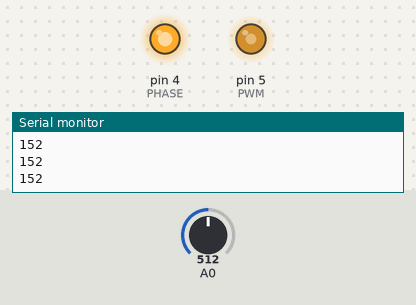
The sketch below on a simulated Arduino Uno, built with avr-gcc and run on an emulated ATmega328P. Shown: output pins drawn as LEDs (lit = HIGH), the last lines printed to the serial monitor. Inputs (shaded band) come from the test bench; at power-on: A0 = 512.

Above: at 1.2 s.
1.3 s: A0 set to 716
At 2.1 s:
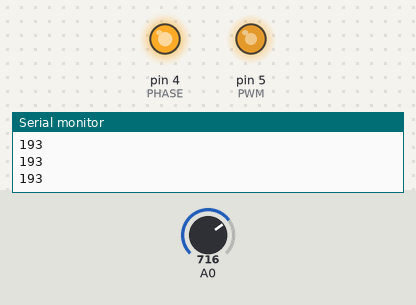
2.8 s: A0 set to 306
At 3.3 s:
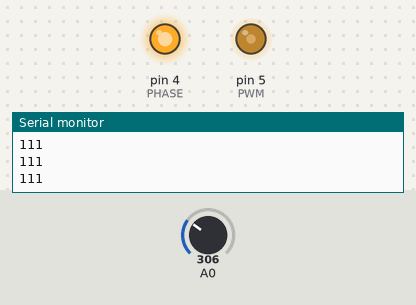
4.3 s: A0 set to 0
At 5.5 s:
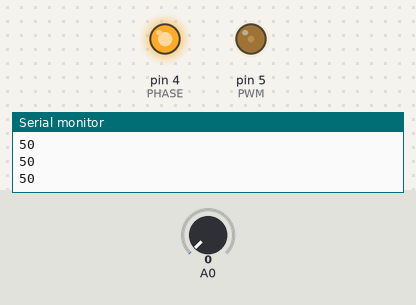
5.8 s: A0 set to 511
At 6.8 s:
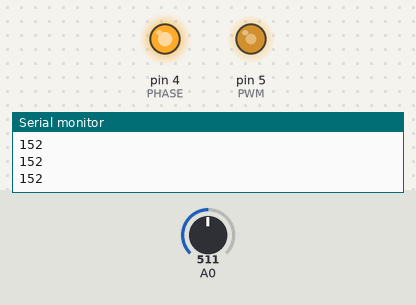
Timing chart, 0 to 8.3 s (numbered marks = the images above; inputs shaded):
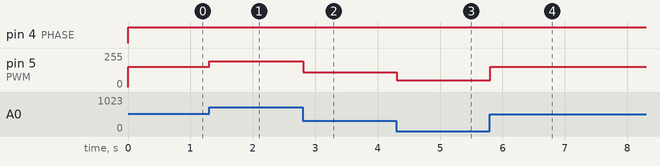

The sketch:

DRV8838.ino
```cpp
const int PWM = 5;
const int PHASE = 4;

int val;


void setup() {
  pinMode(PWM, OUTPUT);
  pinMode(PHASE, OUTPUT);

  Serial.begin (9600);
}

void loop() {
  val = map(analogRead(A0), 0, 1023, 50, 255);
  Serial.println(val);


  digitalWrite(PHASE, HIGH);

  analogWrite(PWM, val);


  /*
  for(int i=0; i<255; i++){
    analogWrite(PWM, i);
    delay(50);
  }

  for(int i=255; i>0; i--){
    analogWrite(PWM, i);
    delay(50);
  }
  */

}
```

Measured:
- after the input at 1.3 s, pin 5 (PWM): 152/255 → 193/255 at once
- after the input at 2.8 s, pin 5 (PWM): 193/255 → 111/255 at once
- after the input at 4.3 s, pin 5 (PWM): 111/255 → 50/255 at once
- after the input at 5.8 s, pin 5 (PWM): 50/255 → 152/255 at once
